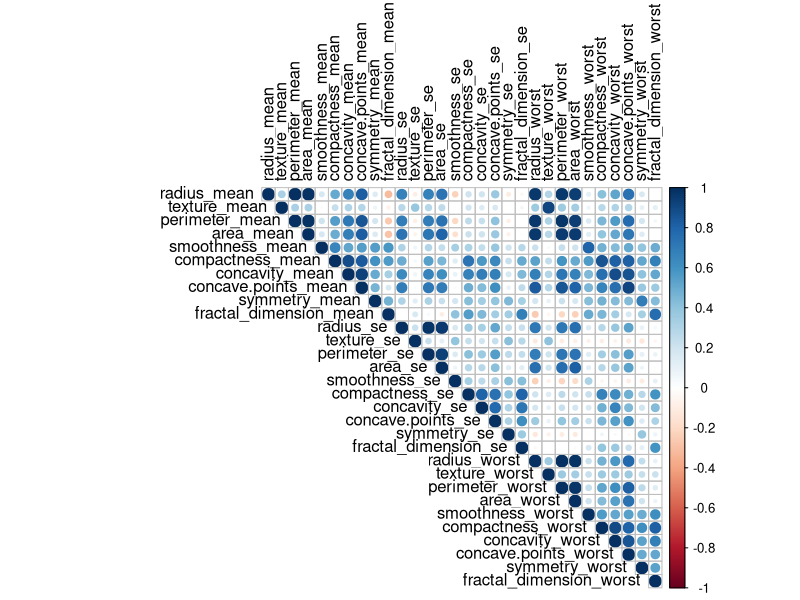
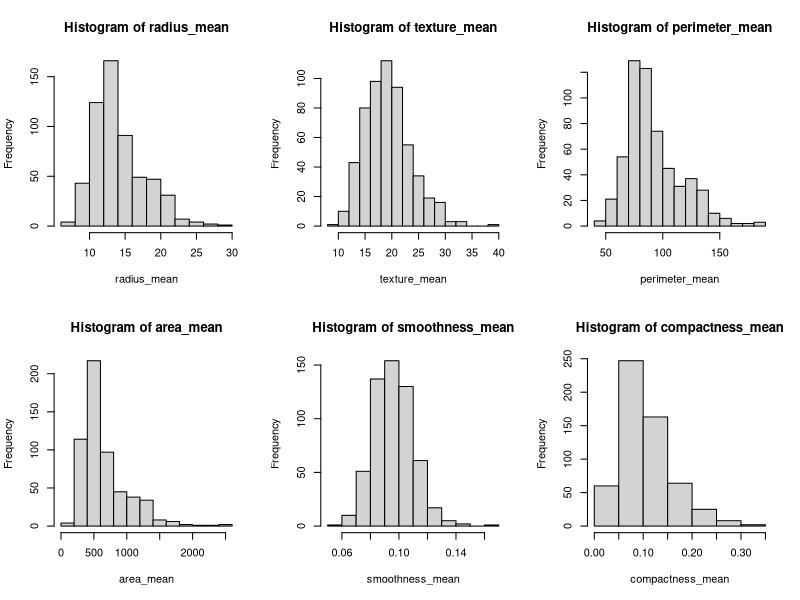
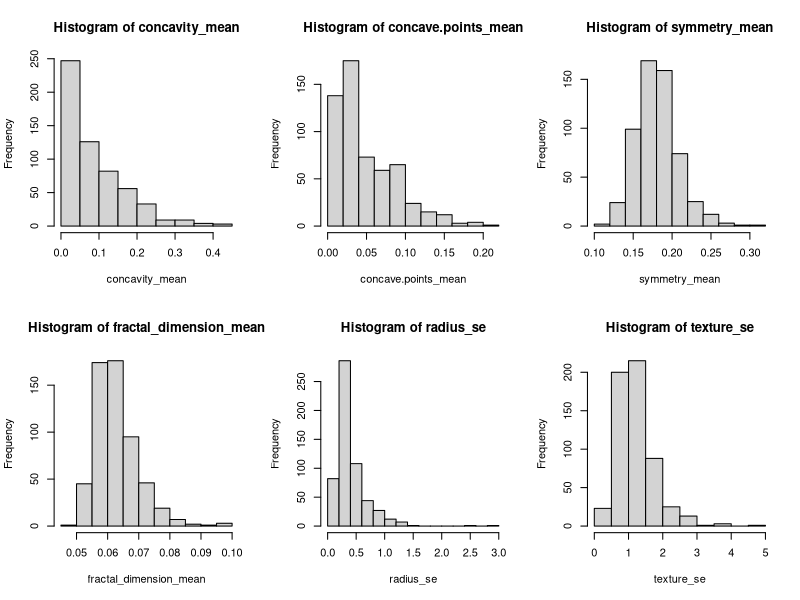
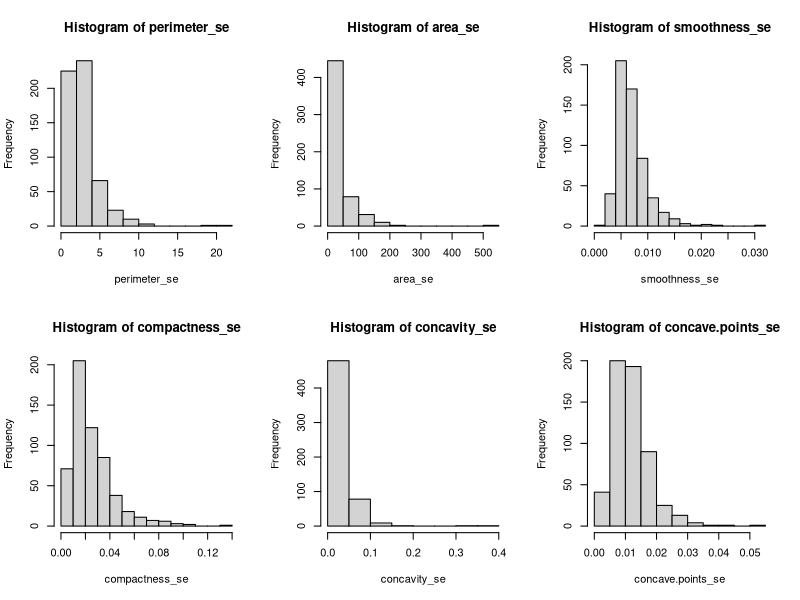
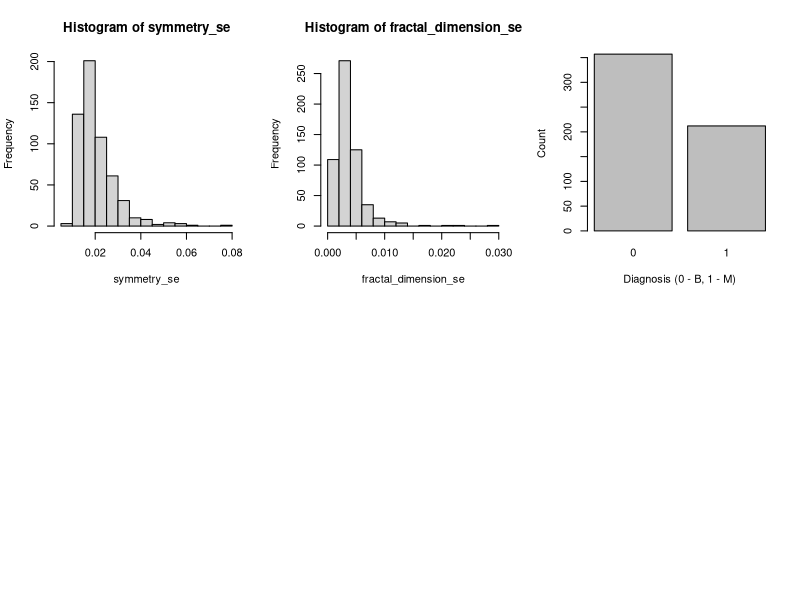
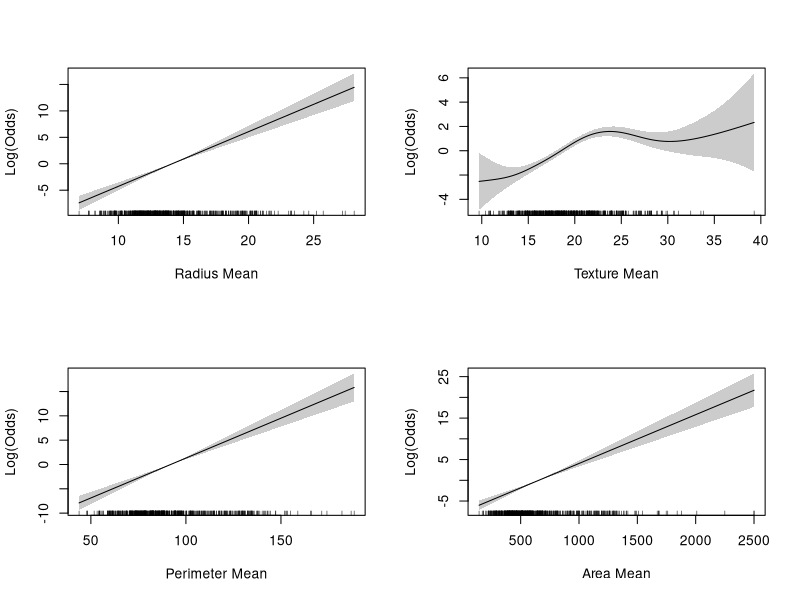
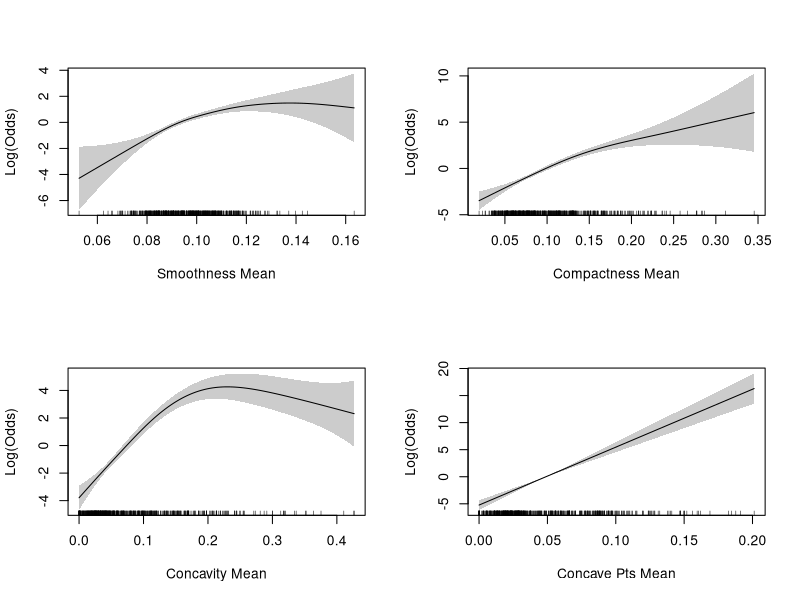
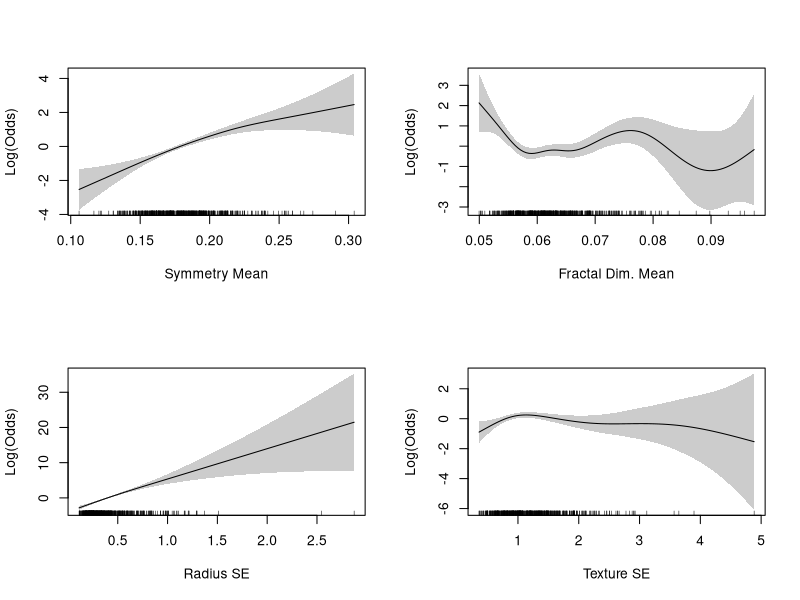

R code for these plots, in order: (Note: this script raises an error after producing the figures.)
# Set working directory and load the data
setwd("C:/Users/dilip/Downloads")
df = read.csv("BC_Diagnostics.csv")

# Convert diagnosis column to a factor
df$diagnosis = as.factor(df$diagnosis)
df$id = NULL

# Display summary and structure of the data
summary(df)
str(df)

# Calculate proportion of each diagnosis category
prop.table(table(df$diagnosis))

# Load required libraries
library(corrplot)
library(mgcv)
library(caret)
library(randomForest)

# Create a correlation plot
library(corrplot)
corrplot(cor(df[,2:31]), method = "circle", type = "upper", tl.col = "black")
cor_matrix <- cor(df[, 2:31])

# Create histograms for various features
par(mfrow = c(2, 3))
for (i in 2:21) {
  hist(df[, i], main = paste("Histogram of", colnames(df)[i]), xlab = colnames(df)[i])
}

# Create the count plot
plot(df$diagnosis, xlab = "Diagnosis (0 - B, 1 - M)", ylab = "Count")

# Create spline plots for selected features
par(mfrow = c(2, 2))
# Radius Mean
model1 <- gam(diagnosis ~ s(radius_mean), data = df, family=binomial())
#summary(model1)
#plot(model1)
plot(model1, select = 1, scheme = 1, se = TRUE, xlab = "Radius Mean", ylab = "Log(Odds)")
# Texture Mean
model2 <- gam(diagnosis ~ s(texture_mean), data = df, family=binomial())
#summary(model2)
#plot(model2, ylab = "Log(Odds)")
plot(model2, select = 1, scheme = 1, se = TRUE, xlab = "Texture Mean", ylab = "Log(Odds)")

# Perimeter Mean
model3 <- gam(diagnosis ~ s(perimeter_mean), data = df, family=binomial())
#summary(model3)
#plot(model3, ylab = "Log(Odds)")
plot(model3, select = 1, scheme = 1, se = TRUE, xlab = "Perimeter Mean", ylab = "Log(Odds)")

# Area Mean
model4 <- gam(diagnosis ~ s(area_mean), data = df, family=binomial())
#summary(model4)
#plot(model4, ylab = "Log(Odds)")
plot(model4, select = 1, scheme = 1, se = TRUE, xlab = "Area Mean", ylab = "Log(Odds)")

# Smoothness Mean
model5 <- gam(diagnosis ~ s(smoothness_mean), data = df, family=binomial())
#summary(model5)
#plot(model5, ylab = "Log(Odds)")
plot(model5, select = 1, scheme = 1, se = TRUE, xlab = "Smoothness Mean", ylab = "Log(Odds)")

# Compactness Mean
model6 <- gam(diagnosis ~ s(compactness_mean), data = df, family=binomial())
#summary(model6)
#plot(model6, ylab = "Log(Odds)")
plot(model6, select = 1, scheme = 1, se = TRUE, xlab = "Compactness Mean", ylab = "Log(Odds)")

# Concavity Mean
model7 <- gam(diagnosis ~ s(concavity_mean), data = df, family=binomial())
#summary(model7)
#plot(model7, ylab = "Log(Odds)")
plot(model7, select = 1, scheme = 1, se = TRUE, xlab = "Concavity Mean", ylab = "Log(Odds)")

# Concave Points Mean
model8 <- gam(diagnosis ~ s(concave.points_mean), data = df, family=binomial())
#summary(model8)
#plot(model8, ylab = "Log(Odds)")
plot(model8, select = 1, scheme = 1, se = TRUE, xlab = "Concave Pts Mean", ylab = "Log(Odds)")

# Symmentry Mean
model9 <- gam(diagnosis ~ s(symmetry_mean), data = df, family=binomial())
#summary(model9)
#plot(model9, ylab = "Log(Odds)")
plot(model9, select = 1, scheme = 1, se = TRUE, xlab = "Symmetry Mean", ylab = "Log(Odds)")

# Fractal Dimension Mean
model10 <- gam(diagnosis ~ s(fractal_dimension_mean), data = df, family=binomial())
#summary(model10)
#plot(model10, ylab = "Log(Odds)")
plot(model10, select = 1, scheme = 1, se = TRUE, xlab = "Fractal Dim. Mean", ylab = "Log(Odds)")


# Radius SE
model11 <- gam(diagnosis ~ s(radius_se), data = df, family=binomial())
#summary(model11)
#plot(model11, ylab = "Log(Odds)")
plot(model11, select = 1, scheme = 1, se = TRUE, xlab = "Radius SE", ylab = "Log(Odds)")

# Texture SE
model12 <- gam(diagnosis ~ s(texture_se), data = df, family=binomial())
#summary(model12)
#plot(model12, ylab = "Log(Odds)")
plot(model12, select = 1, scheme = 1, se = TRUE, xlab = "Texture SE", ylab = "Log(Odds)")

# Perimeter SE
model13 <- gam(diagnosis ~ s(perimeter_se), data = df, family=binomial())
#summary(model13)
#plot(model13, ylab = "Log(Odds)")
plot(model13, select = 1, scheme = 1, se = TRUE, xlab = "Perimeter SE", ylab = "Log(Odds)")

# Area SE
model14 <- gam(diagnosis ~ s(area_se), data = df, family=binomial())
#summary(model14)
#plot(model14, ylab = "Log(Odds)")
plot(model14, select = 1, scheme = 1, se = TRUE, xlab = "Area SE", ylab = "Log(Odds)")

# Smoothness SE
model15 <- gam(diagnosis ~ s(smoothness_se), data = df, family=binomial())
#summary(model15)
#plot(model15, ylab = "Log(Odds)")
plot(model15, select = 1, scheme = 1, se = TRUE, xlab = "Smoothness SE", ylab = "Log(Odds)")

# Compactness SE
model16 <- gam(diagnosis ~ s(compactness_se), data = df, family=binomial())
#summary(model16)
#plot(model16, ylab = "Log(Odds)")
plot(model16, select = 1, scheme = 1, se = TRUE, xlab = "Compactness SE", ylab = "Log(Odds)")

# Concavity SE
model17 <- gam(diagnosis ~ s(concavity_se), data = df, family=binomial())
summary(model17)
#plot(model17, ylab = "Log(Odds)")
plot(model17, select = 1, scheme = 1, se = TRUE, xlab = "Concavity SE", ylab = "Log(Odds)")

# Concave Points SE
model18 <- gam(diagnosis ~ s(concave.points_se), data = df, family=binomial())
summary(model18)
#plot(model18, ylab = "Log(Odds)")
plot(model18, select = 1, scheme = 1, se = TRUE, xlab = "Concave Pts. SE", ylab = "Log(Odds)")

# Symmentry SE
model19 <- gam(diagnosis ~ s(symmetry_se), data = df, family=binomial())
#summary(model19)
#plot(model19, ylab = "Log(Odds)")
plot(model19, select = 1, scheme = 1, se = TRUE, xlab = "Symmetry SE", ylab = "Log(Odds)")

# Fractal Dimension SE
model20 <- gam(diagnosis ~ s(fractal_dimension_se), data = df, family=binomial())
#summary(model20)
#plot(model20, ylab = "Log(Odds)")
plot(model20, select = 1, scheme = 1, se = TRUE, xlab = "Fractal Dim. SE", ylab = "Log(Odds)")


# Radius Worst
model21 <- gam(diagnosis ~ s(radius_worst), data = df, family=binomial())
#summary(model21)
#plot(model21, ylab = "Log(Odds)")
plot(model21, select = 1, scheme = 1, se = TRUE, xlab = "Radius Worst", ylab = "Log(Odds)")
# Texture Worst
model22 <- gam(diagnosis ~ s(texture_worst), data = df, family=binomial())
#summary(model22)
#plot(model22, ylab = "Log(Odds)")
plot(model22, select = 1, scheme = 1, se = TRUE, xlab = "Texture Worst", ylab = "Log(Odds)")

# Perimeter Worst
model23 <- gam(diagnosis ~ s(perimeter_worst), data = df, family=binomial())
#summary(model23)
#plot(model23, ylab = "Log(Odds)")
plot(model23, select = 1, scheme = 1, se = TRUE, xlab = "Perimeter Worst", ylab = "Log(Odds)")

# Area Worst
model24 <- gam(diagnosis ~ s(area_worst), data = df, family=binomial())
#summary(model24)
#plot(model24, ylab = "Log(Odds)")
plot(model24, select = 1, scheme = 1, se = TRUE, xlab = "Area Worst", ylab = "Log(Odds)")

# Smoothness Worst
model25 <- gam(diagnosis ~ s(smoothness_worst), data = df, family=binomial())
#summary(model25)
#plot(model25, ylab = "Log(Odds)")
plot(model25, select = 1, scheme = 1, se = TRUE, xlab = "Smoothness Worst", ylab = "Log(Odds)")

# Compactness Worst
model26 <- gam(diagnosis ~ s(compactness_worst), data = df, family=binomial())
#summary(model26)
#plot(model26, ylab = "Log(Odds)")
plot(model26, select = 1, scheme = 1, se = TRUE, xlab = "Compactness Worst", ylab = "Log(Odds)")

# Concavity Worst
model27 <- gam(diagnosis ~ s(concavity_worst), data = df, family=binomial())
#summary(model27)
#plot(model27, ylab = "Log(Odds)")
plot(model27, select = 1, scheme = 1, se = TRUE, xlab = "Concavity Worst", ylab = "Log(Odds)")

# Concave Points Worst
model28 <- gam(diagnosis ~ s(concave.points_worst), data = df, family=binomial())
#summary(model28)
#plot(model28, ylab = "Log(Odds)")
plot(model28, select = 1, scheme = 1, se = TRUE, xlab = "Concave Pts Worst", ylab = "Log(Odds)")

# Symmentry Worst
model29 <- gam(diagnosis ~ s(symmetry_worst), data = df, family=binomial())
#summary(model29)
#plot(model29, ylab = "Log(Odds)")
plot(model29, select = 1, scheme = 1, se = TRUE, xlab = "Symmetry Worst", ylab = "Log(Odds)")

# Fractal Dimension Worst
model30 <- gam(diagnosis ~ s(fractal_dimension_worst), data = df, family=binomial())
#summary(model30)
#plot(model30, ylab = "Log(Odds)")
plot(model30, select = 1, scheme = 1, se = TRUE, xlab = "Fractal Dim. Worst", ylab = "Log(Odds)")


# Create a model for feature selection using randomForest
model <- randomForest(diagnosis~., data=train_data)
importance(model)
varImpPlot(model)

# Feature selection using Recursive Feature Elimination (RFE)
set.seed(1000)
ctrl <- rfeControl(functions = rfFuncs, method = "cv", number = 10)

rfe_result <- rfe(x = df[,-1], 
                  y = df$diagnosis, 
                  sizes = c(1:30), 
                  rfeControl = ctrl)
selected_features <- predictors(rfe_result)
print(selected_features)

# Data for selected features
cancer_data = df[,c("diagnosis","area_worst","concave.points_worst","perimeter_worst","radius_worst","texture_worst","concave.points_mean","area_se","texture_mean","concavity_worst","smoothness_worst","concavity_mean","area_mean")]

# Split the data into training and testing sets
set.seed(123)
train_indices <- createDataPartition(cancer_data$diagnosis, p = 0.8, list = FALSE)
train_data <- cancer_data[train_indices, ]
test_data <- cancer_data[-train_indices, ]

# Convert the data into matrix format required by glmnet
x_train <- as.matrix(train_data[, -1])
y_train <- train_data$diagnosis
x_test <- as.matrix(test_data[, -1])

# Define the control parameters for model training
ctrl <- trainControl(method = "cv", number = 5)

# Fit Support Vector Machine (SVM) model
svm_model <- train(diagnosis ~ ., data = train_data, method = "svmRadial",
                   trControl = ctrl)

# Fit Random Forest model
rf_model <- train(diagnosis ~ ., data = train_data, method = "rf",
                  trControl = ctrl)

# Fit Logistic Regression model
logreg_model <- train(diagnosis ~ ., data = train_data, method = "glm",
                      trControl = ctrl, family = "binomial")

# Fit K-Nearest Neighbors model
knn_model <- train(diagnosis ~ ., data = train_data, method = "knn",
                   trControl = ctrl)

# Fit XGBoost model
xgb_model <- train(diagnosis ~ ., data = train_data, method = "xgbTree",
                   trControl = ctrl)

# Print the model results
print(svm_model)
print(rf_model)
print(logreg_model)
print(knn_model)

# Predict on the test data using the trained models
svm_pred <- predict(svm_model, newdata = test_data)
rf_pred <- predict(rf_model, newdata = test_data)
logreg_pred <- predict(logreg_model, newdata = test_data)
knn_pred <- predict(knn_model, newdata = test_data)
xgb_pred <- predict(xgb_model, newdata = test_data)

# Evaluate model performance
# Accuracy: The percentage of tumors whose malignancy was correctly predicted
svm_accuracy <- mean(svm_pred == test_data$diagnosis)
rf_accuracy <- mean(rf_pred == test_data$diagnosis)
logreg_accuracy <- mean(logreg_pred == test_data$diagnosis)
knn_accuracy <- mean(knn_pred == test_data$diagnosis)
xgb_accuracy <- mean(xgb_pred == test_data$diagnosis)

# Confusion Matrix
svm_cm <- confusionMatrix(svm_pred, test_data$diagnosis, positive = "1" )
rf_cm <- confusionMatrix(rf_pred, test_data$diagnosis, positive = "1")
logreg_cm <- confusionMatrix(logreg_pred, test_data$diagnosis, positive = "1")
knn_cm <- confusionMatrix(knn_pred, test_data$diagnosis, positive = "1")
xgb_cm <- confusionMatrix(xgb_pred, test_data$diagnosis, positive = "1")

accuracy = cbind(svm_accuracy, rf_accuracy, logreg_accuracy, knn_accuracy, xgb_accuracy)
colnames(accuracy) = c("SVM","RF","Log. Reg.", "KNN", "XGB")
round(accuracy, 4)

# Precision: TP / (TP + FP)
svm_precision <- svm_cm$byClass['Precision']
rf_precision <- rf_cm$byClass['Precision']
logreg_precision <- logreg_cm$byClass['Precision']
knn_precision <- knn_cm$byClass['Precision']
xgb_precision <- xgb_cm$byClass['Precision']

precision = cbind(svm_precision, rf_precision, logreg_precision, knn_precision, xgb_precision)
colnames(precision) = c("SVM","RF","Log. Reg.", "KNN", "XGB")
round(precision, 4)

# Recall: TP / (TP + FN)
svm_recall <- svm_cm$byClass['Sensitivity']
rf_recall <- rf_cm$byClass['Sensitivity']
logreg_recall <- logreg_cm$byClass['Sensitivity']
knn_recall <- knn_cm$byClass['Sensitivity']
xgb_recall <- xgb_cm$byClass['Sensitivity']

recall = cbind(svm_recall, rf_recall, lasso_recall, knn_recall, xgb_recall)
colnames(recall) = c("SVM","RF","Log. Reg.","KNN", "XGB")
round(recall, 4)

# F1 Score: (Precision * Recall) / (Precision + Recall)
svm_f1 <- svm_cm$byClass['F1']
rf_f1 <- rf_cm$byClass['F1']
logreg_f1 <- logreg_cm$byClass['F1']
knn_f1 <- knn_cm$byClass['F1']
xgb_f1 <- xgb_cm$byClass['F1']

f1 = cbind(svm_f1, rf_f1, logreg_f1, knn_f1, xgb_f1)
colnames(f1) = c("SVM","RF","Log. Reg.", "KNN", "XGB")
round(f1, 4)

# Convert the predicted labels to a prediction object
pred_svm <- prediction(as.numeric(svm_pred), as.numeric(test_data$diagnosis))
pred_rf <- prediction(as.numeric(rf_pred), as.numeric(test_data$diagnosis))
pred_logreg <- prediction(as.numeric(logreg_pred), as.numeric(test_data$diagnosis))
pred_knn <- prediction(as.numeric(knn_pred), as.numeric(test_data$diagnosis))
pred_xgb <- prediction(as.numeric(xgb_pred), as.numeric(test_data$diagnosis))

# Create the performance object
perf_svm <- performance(pred_svm, "tpr", "fpr")
perf_rf <- performance(pred_rf, "tpr", "fpr")
perf_logreg <- performance(pred_logreg, "tpr", "fpr")
perf_knn <- performance(pred_knn, "tpr", "fpr")
perf_xgb <- performance(pred_xgb, "tpr", "fpr")

# Calculate the AUC ROC
auc_svm <- performance(pred_svm, "auc")@y.values[[1]]
auc_rf <- performance(pred_rf, "auc")@y.values[[1]]
auc_logreg <- performance(pred_logreg, "auc")@y.values[[1]]
auc_knn <- performance(pred_knn, "auc")@y.values[[1]]
auc_xgb <- performance(pred_xgb, "auc")@y.values[[1]]

auc_roc = cbind(auc_svm, auc_rf, auc_logreg, auc_lasso, auc_knn, auc_xgb)
colnames(auc_roc) = c("SVM","RF","Log. Reg.", "KNN", "XGB")
round(auc_roc, 4)

par(mfrow=c(2,3))
# Plot the ROC curve
plot(perf_svm, col = "red", main = "ROC Curve - SVM", xlab = "1-Specificity (False Positive Rate)", ylab = "Sensitivity (True Positive Rate)")
legend("bottomright", legend = paste("AUC =", round(auc_svm, 2)), col = "black", bg = "white", cex = 1)
abline(0, 1, lty = 2, col = "black")

plot(perf_rf, col = "red", main = "ROC Curve - RF", xlab = "1-Specificity (False Positive Rate)", ylab = "Sensitivity (True Positive Rate)")
legend("bottomright", legend = paste("AUC =", round(auc_rf, 2)), col = "black", bg = "white", cex = 0.8)
abline(0, 1, lty = 2, col = "black")

plot(perf_logreg, col = "red", main = "ROC Curve - Log. Reg.", xlab = "1-Specificity (False Positive Rate)", ylab = "Sensitivity (True Positive Rate)")
legend("bottomright", legend = paste("AUC =", round(auc_logreg, 2)), col = "black", bg = "white", cex = 0.8)
abline(0, 1, lty = 2, col = "black")

plot(perf_knn, col = "red", main = "ROC Curve - KNN", xlab = "1-Specificity (False Positive Rate)", ylab = "Sensitivity (True Positive Rate)")
legend("bottomright", legend = paste("AUC =", round(auc_knn, 2)), col = "black", bg = "white", cex = 0.8)
abline(0, 1, lty = 2, col = "black")

plot(perf_xgb, col = "red", main = "ROC Curve - XGB", xlab = "1-Specificity (False Positive Rate)", ylab = "Sensitivity (True Positive Rate)")
legend("bottomright", legend = paste("AUC =", round(auc_xgb, 2)), col = "black", bg = "white", cex = 0.8)
abline(0, 1, lty = 2, col = "black")


# Print the AUC ROC values
print(paste("SVM AUC:", auc_svm)) # 0.9740
print(paste("Random Forest AUC:", auc_rf)) # 0.9929
print(paste("Logistic Regression AUC:", auc_logreg)) # 0.9669
print(paste("k-NN AUC:", auc_knn)) # 0.9110
print(paste("XGB AUC:", auc_xgb)) # 0.9740

auc = cbind(auc_svm, auc_rf, auc_logreg,  auc_knn, auc_xgb)
colnames(auc) = c("SVM","RF","Log. Reg.", "KNN", "XGB")
round(auc, 4)

# Print the performance metrics
print("Evaluation Metrics:")

print(paste("SVM Accuracy:", svm_accuracy)) # 0.9735
print(paste("Random Forest Accuracy:", rf_accuracy)) # 0.9911
print(paste("Logistic Regression Accuracy:", logreg_accuracy)) # 0.9646
print(paste("k-NN Accuracy:", knn_accuracy)) # 0.9115

print(paste("SVM Precision:", svm_precision)) # 0.9857
print(paste("Random Forest Precision:", rf_precision)) # 1
print(paste("Logistic Regression Precision:", logreg_precision)) # 0.9855
print(paste("k-NN Regression Precision:", knn_precision)) # 0.9855

print(paste("SVM Recall:", svm_recall)) # 0.9718
print(paste("Random Forest Recall:", rf_recall)) # 0.9859
print(paste("Logistic Regression Recall:", logreg_recall)) # 0.9577
print(paste("k-NN Recall:", knn_recall)) # 0.9154

